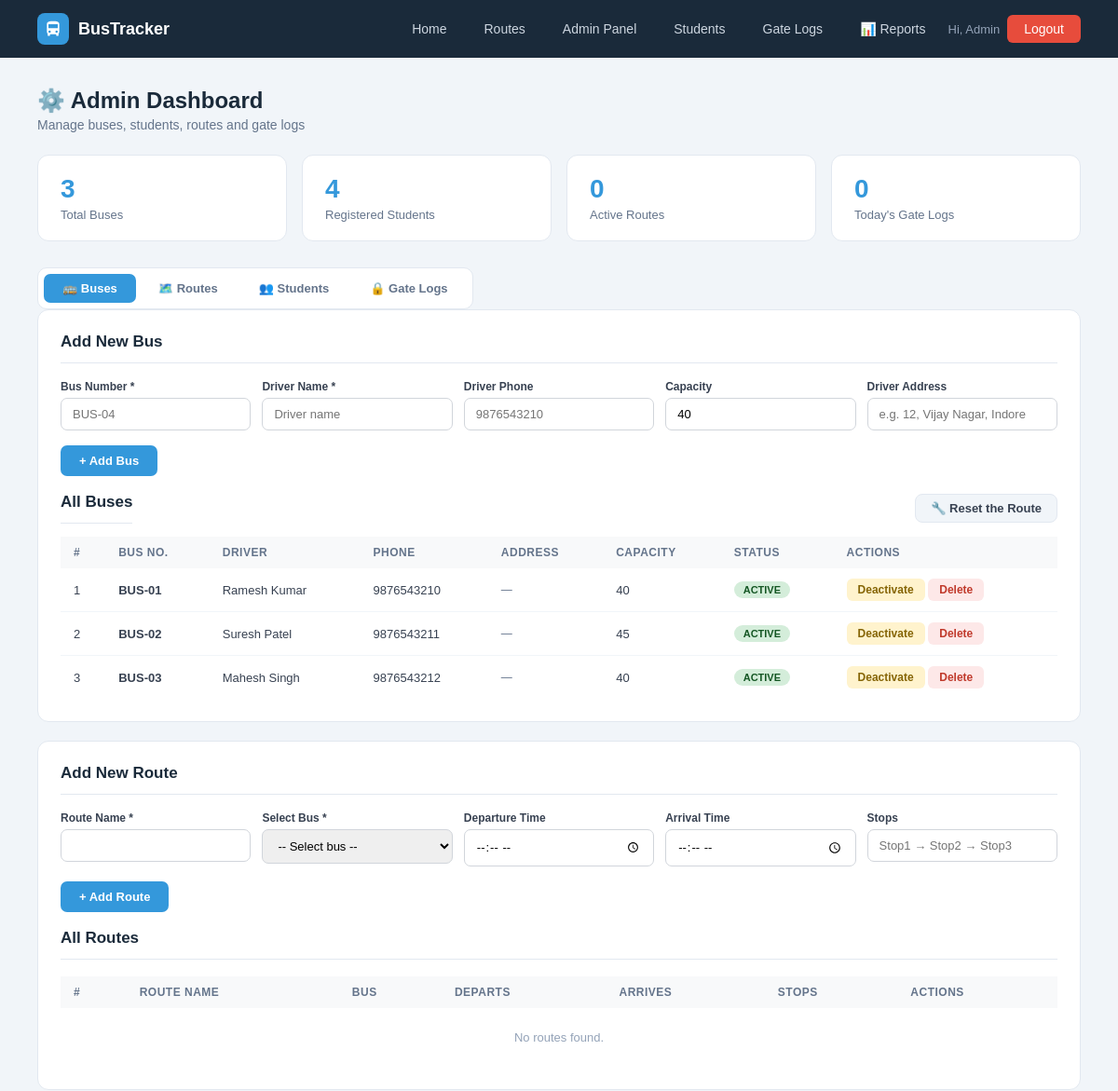
Page /admin (signed in, upper part) on the earlier database version.
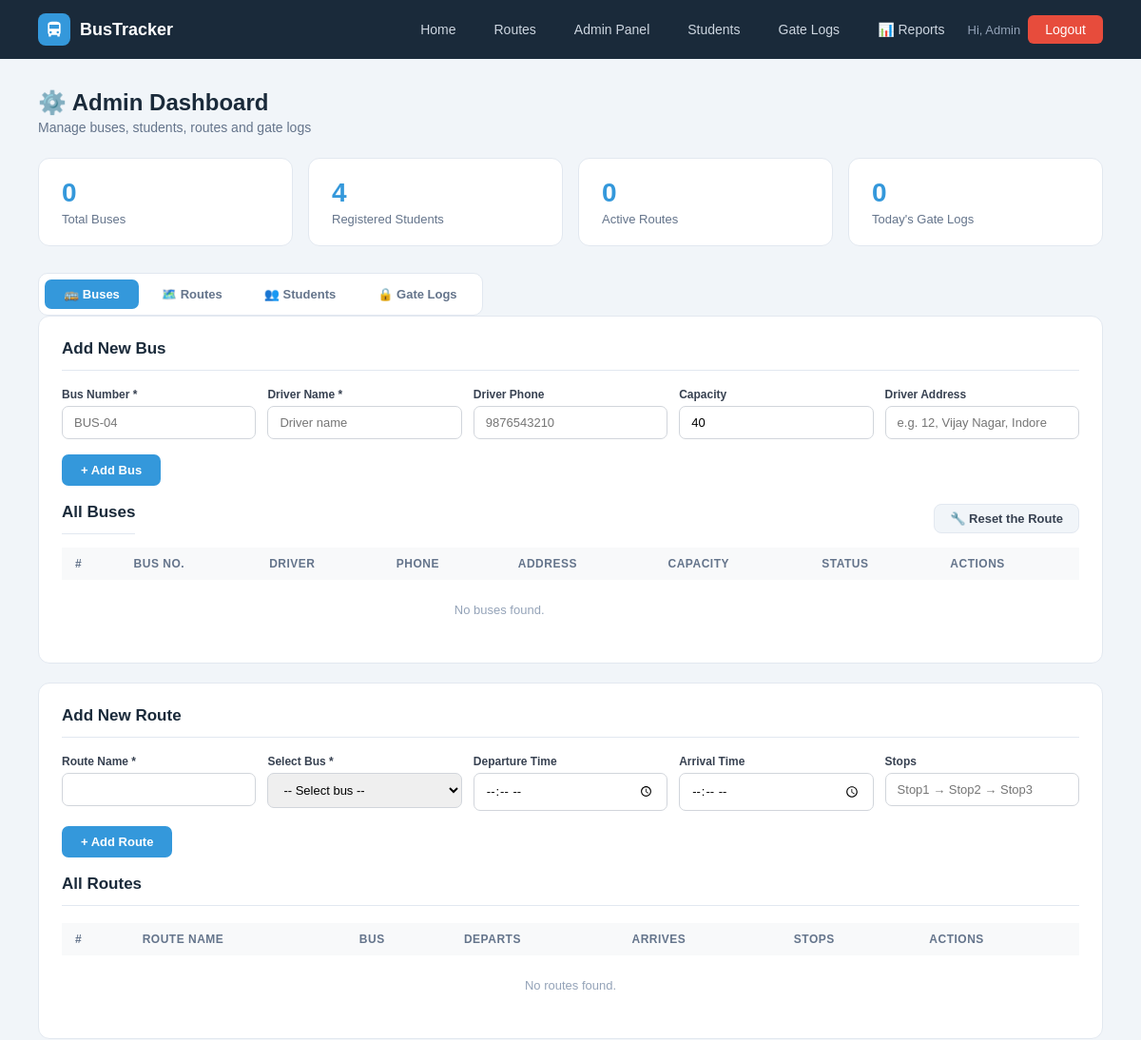
Same page on the later database version.
### tables this page shows
CREATE TABLE gate_logs (
        id INTEGER PRIMARY KEY AUTOINCREMENT,
        bus_id INTEGER, bus_number TEXT, entry_type TEXT,
        log_time TIMESTAMP DEFAULT CURRENT_TIMESTAMP,
        noted_by TEXT DEFAULT 'System',
        FOREIGN KEY(bus_id) REFERENCES buses(id));

CREATE TABLE buses (
        id INTEGER PRIMARY KEY AUTOINCREMENT,
        bus_number TEXT UNIQUE NOT NULL, driver_name TEXT NOT NULL,
        driver_phone TEXT, capacity INTEGER DEFAULT 40,
        status TEXT DEFAULT 'active',
        current_lat REAL DEFAULT 22.7196, current_lng REAL DEFAULT 75.8577, driver_address TEXT);

### app.py (the view)
@app.route('/admin')
@admin_required
def admin_dashboard():
    db = get_db()
    buses    = db.execute("SELECT * FROM buses").fetchall()
    students = db.execute('''SELECT u.*,r.route_name FROM users u
                             LEFT JOIN routes r ON u.route_id=r.id
                             WHERE u.role='student' ORDER BY u.created_at DESC''').fetchall()
    routes   = db.execute("SELECT r.*,b.bus_number FROM routes r LEFT JOIN buses b ON r.bus_id=b.id").fetchall()
    logs     = db.execute("SELECT * FROM gate_logs ORDER BY log_time DESC LIMIT 15").fetchall()
    stats = dict(
        total_buses=db.execute("SELECT COUNT(*) FROM buses").fetchone()[0],
        total_students=db.execute("SELECT COUNT(*) FROM users WHERE role='student'").fetchone()[0],
        total_routes=db.execute("SELECT COUNT(*) FROM routes").fetchone()[0],
        today_logs=db.execute("SELECT COUNT(*) FROM gate_logs WHERE DATE(log_time)=DATE('now')").fetchone()[0])
    db.close(); return render_template('admin.html', buses=buses, students=students, routes=routes, logs=logs, stats=stats)

### app.py (called while the page is built, shortened)
def get_db():
    conn = sqlite3.connect(DB)
    conn.row_factory = sqlite3.Row
    return conn

def admin_required(f):
    @wraps(f)
    def dec(*a, **kw):
        if 'admin' not in session:
            flash('Admin access required.', 'error')
            return redirect(url_for('admin_login'))
        return f(*a, **kw)
    return dec

@app.context_processor
def inject_notifications():
    return dict(notifications=[], unread_count=0)

### templates/admin.html (shortened to what this page needs)
{% extends "base.html" %}
{% block content %}
<div class="page">
    <div class="page-header">
        <div style="display:flex;gap:12px;align-items:flex-start;flex-wrap:wrap;justify-content:space-between;">
            <div>
                <h1>⚙️ Admin Dashboard</h1>
                <p>Manage buses, students, routes and gate logs</p>
            </div>
        </div>
    </div>
    <div class="stat-cards">
        <div class="stat-card"><div class="num">{{ stats.total_buses }}</div><div class="lbl">Total Buses</div></div>
        <div class="stat-card"><div class="num">{{ stats.total_students }}</div><div class="lbl">Registered Students</div></div>
        <div class="stat-card"><div class="num">{{ stats.total_routes }}</div><div class="lbl">Active Routes</div></div>
        <div class="stat-card"><div class="num">{{ stats.today_logs }}</div><div class="lbl">Today's Gate Logs</div></div>
    </div>
    <div class="tab-wrap">
        <div class="tab-labels">
            <label for="tab-buses">🚌 Buses</label>
            <label for="tab-routes">🗺️ Routes</label>
            <label for="tab-students">👥 Students</label>
            <label for="tab-logs">🔒 Gate Logs</label>
        </div>
        <div class="tab-contents">
            <div class="panel" id="content-buses">
                <h2>Add New Bus</h2>
                <form method="POST" action="{{ url_for('add_bus') }}">
                    <div class="form-row">
                        <div class="fg"><label>Bus Number *</label><input type="text" name="bus_number" placeholder="BUS-04" required></div>
                        <div class="fg"><label>Driver Name *</label><input type="text" name="driver_name" placeholder="Driver name" required></div>
                        <div class="fg"><label>Driver Phone</label><input type="tel" name="driver_phone" placeholder="9876543210" maxlength="10"></div>
                        <div class="fg"><label>Capacity</label><input type="number" name="capacity" value="40" min="10" max="60"></div>
                        <div class="fg" style="width:100%"><label>Driver Address</label><input type="text" name="driver_address" placeholder="e.g. 12, Vijay Nagar, Indore"></div>
                    </div>
                    <button type="submit" class="btn-add">+ Add Bus</button>
                </form>
                <br>
                <div style="display:flex;align-items:center;justify-content:space-between;margin-bottom:14px;">
                    <h2 style="margin:0;">All Buses</h2>
                    <a href="{{ url_for('fix_routes') }}"
                       onclick="return confirm('Are you sure you want to restore all routes to their original buses?')"
                       style="background:#f1f5f9;color:#374151;padding:7px 16px;border-radius:8px;font-size:13px;font-weight:600;text-decoration:none;border:1px solid #e2e8f0;">
                       🔧 Reset the Route
                    </a>
                </div>
                <table>
                    <thead><tr><th>#</th><th>Bus No.</th><th>Driver</th><th>Phone</th><th>Address</th><th>Capacity</th><th>Status</th><th>Actions</th></tr></thead>
                    <tbody>
                    {% for b in buses %}
                    <tr>
                        <td>{{ loop.index }}</td>
                        <td><b>{{ b.bus_number }}</b></td>
                        <td>{{ b.driver_name }}</td>
                        <td>{{ b.driver_phone or '—' }}</td>
                        <td style="font-size:12px;color:#64748b;max-width:160px;">{{ b.driver_address or '—' }}</td>
                        <td>{{ b.capacity }}</td>
                        <td><span class="badge {{ 'badge-green' if b.status=='active' else 'badge-red' }}">{{ b.status.upper() }}</span></td>
                        <td>
                            {% if b.status == 'active' %}
                            <a href="{{ url_for('bus_status', bid=b.id, status='inactive') }}" class="btn-sm btn-warning">Deactivate</a>
                            {% else %}
                            <a href="{{ url_for('bus_status', bid=b.id, status='active') }}" class="btn-sm btn-success">Activate</a>
                            {% endif %}
                            <a href="{{ url_for('delete_bus', bid=b.id) }}" class="btn-sm btn-danger">Delete</a>
                        </td>
                    </tr>
                    {% else %}
                    <tr><td colspan="7" style="text-align:center;color:#94a3b8;padding:24px">No buses found.</td></tr>
                    {% endfor %}
                    </tbody>
                </table>
            </div>
           <div class="panel" id="content-routes">
             <h2>Add New Route</h2>
             <form method="POST" action="{{ url_for('add_route') }}">
                <div class="form-row">
                    <div class="fg">
                        <label>Route Name *</label>
                        <input type="text" name="route_name" required>
                    </div>
                    <div class="fg">
                        <label>Select Bus *</label>
                        <select name="bus_id" required>
                            <option value="">-- Select bus --</option>
                        </select>
                    </div>
                    <div class="fg">
                        <label>Departure Time</label>
                        <input type="time" name="departure_time">
                    </div>
                    <div class="fg">
                        <label>Arrival Time</label>
                        <input type="time" name="arrival_time">
                    </div>
                    <div class="fg" style="width:100%">
                        <label>Stops</label>
                        <input type="text" name="stops" placeholder="Stop1 → Stop2 → Stop3">
                    </div>
                </div>
                <button type="submit" class="btn-add">+ Add Route</button>
            </form>
            <br>
             <h2>All Routes</h2>
             <table>
                <thead>
                    <tr>
                        <th>#</th>
                        <th>Route Name</th>
                        <th>Bus</th>
                        <th>Departs</th>
                        <th>Arrives</th>
                        <th>Stops</th>
                        <th>Actions</th>
                    </tr>
                </thead>
                <tbody>
                    {% for r in routes %}
                    <tr>
                        <td>{{ loop.index }}</td>
                        <td><b>{{ r.route_name }}</b></td>
                        <td><span class="badge badge-blue">{{ r.bus_number or 'N/A' }}</span></td>
                        <td>
                            {% if r.departure_time %}
                                {{ (r.departure_time[:2]|int % 12 or 12) }}:{{ r.departure_time[3:] }}
                                {{ 'AM' if r.departure_time[:2]|int < 12 else 'PM' }}
                            {% else %}
                                 —
                            {% endif %}
                        </td>
                        <td>
                            {% if r.arrival_time %}
                                {{ (r.arrival_time[:2]|int % 12 or 12) }}:{{ r.arrival_time[3:] }}
                                {{ 'AM' if r.arrival_time[:2]|int < 12 else 'PM' }}
                            {% else %}
                               —
                            {% endif %}
                        </td>
                        <td style="max-width:240px;font-size:12px;color:#64748b">
                        {% if r.stops %}
                        {% set stop_list = r.stops.replace(',','→').split('→') %}
                        {{ stop_list[0].strip() }}
                        {% if stop_list|length > 1 %} → {{ stop_list[1].strip() }}{% endif %}
                        {% if stop_list|length > 2 %} → {{ stop_list[2].strip() }}{% endif %}
                        {% if stop_list|length > 3 %}
                            ...
                            <a href="#" onclick="alert(`{{ r.stops }}`)">[View]</a>
                        {% endif %}
                {% else %}
                    —
                {% endif %}
            </td>
            <td>
                <a href="{{ url_for('delete_route', rid=r.id) }}"
                   onclick="return confirm('Are you sure you want to delete this route?')"
                   class="btn-sm btn-danger">
                   Delete
                </a>
            </td>
        </tr>
        {% else %}
        <tr>
            <td colspan="7" style="text-align:center;color:#94a3b8;padding:24px">
                No routes found.
            </td>
        </tr>
        {% endfor %}
        </tbody>
    </table>
</div>
        </div>
    </div>
</div>
{% endblock %}

### templates/base.html (shortened to what this page needs)
<!DOCTYPE html>
<html lang="en">
<head>
    <link rel="stylesheet" href="{{ url_for('static', filename='css/style.css') }}">
</head>
<body>
<nav>
    <div class="nav-logo">
        <div class="nav-logo-icon">
            <svg viewBox="0 0 24 24"><path d="M4 16c0 .88.39 1.67 1 2.22V20a1 1 0 001 1h1a1 1 0 001-1v-1h8v1a1 1 0 001 1h1a1 1 0 001-1v-1.78c.61-.55 1-1.34 1-2.22V6c0-3.5-3.58-4-8-4S4 2.5 4 6v10zm3.5 1a1.5 1.5 0 110-3 1.5 1.5 0 010 3zm9 0a1.5 1.5 0 110-3 1.5 1.5 0 010 3zM6 6h12v5H6V6z"/></svg>
        </div>
        <span>BusTracker</span>
    </div>
    <div class="nav-links">
        <a href="{{ url_for('home') }}">Home</a>
        <a href="{{ url_for('routes_page') }}">Routes</a>
        {% if 'admin' in session or 'student' in session %}
            {% if 'admin' in session %}
                <a href="{{ url_for('admin_dashboard') }}">Admin Panel</a>
                <a href="{{ url_for('students_list') }}">Students</a>
                <a href="{{ url_for('gate_logs_page') }}">Gate Logs</a>
                <a href="{{ url_for('admin_reports') }}">📊 Reports</a>
            {% endif %}
            <span style="color:#94a3b8;font-size:13px">
                Hi,
                {% if 'admin' in session %}
                {{ session['admin']['name'] }}
                {% else %}
                {{ session['student']['name'] }}
                {% endif %}
            </span>
            {% if 'admin' in session %}
            <a href="/logout/admin" class="btn-danger">Logout</a>
            {% else %}
            <a href="/logout/student" class="btn-danger">Logout</a>
            {% endif %}
        {% endif %}
    </div>
</nav>
{% block content %}{% endblock %}
</body>
</html>

### static/css/style.css (style rules this page uses)
* { margin: 0; padding: 0; box-sizing: border-box; font-family: Arial, sans-serif; }
a { text-decoration: none; }
nav { display: flex; justify-content: space-between; align-items: center; padding: 14px 40px; background: #1a2a3a; position: sticky; top: 0; z-index: 100; }
.nav-logo { display: flex; align-items: center; gap: 10px; }
.nav-logo-icon { width: 34px; height: 34px; background: #3498db; border-radius: 8px; display: flex; align-items: center; justify-content: center; }
.nav-logo-icon svg { width: 20px; height: 20px; fill: white; }
.nav-logo span { color: white; font-size: 18px; font-weight: bold; }
.nav-links { display: flex; gap: 8px; align-items: center; }
.nav-links a { color: #cdd6e0; font-size: 14px; padding: 7px 16px; border-radius: 6px; transition: background .2s; }
.nav-links .btn-danger { background: #e74c3c; color: white; padding: 7px 18px; border-radius: 6px; }
.page { padding: 32px 40px; background: #f1f5f9; min-height: 80vh; }
.page-header { margin-bottom: 24px; }
.page-header h1 { font-size: 24px; color: #1a2a3a; font-weight: bold; }
.page-header p { font-size: 14px; color: #64748b; margin-top: 4px; }
.panel { background: white; border-radius: 12px; border: 1px solid #e2e8f0; padding: 24px; margin-bottom: 20px; }
.panel h2 { font-size: 17px; font-weight: bold; color: #1a2a3a; margin-bottom: 18px; padding-bottom: 12px; border-bottom: 1px solid #e2e8f0; }
table { width: 100%; border-collapse: collapse; font-size: 13px; }
th { background: #f8f9fa; padding: 10px 14px; text-align: left; font-size: 12px; color: #64748b; text-transform: uppercase; letter-spacing: .5px; font-weight: 600; }
td { padding: 11px 14px; border-bottom: 1px solid #f1f5f9; color: #374151; }
tr:last-child td { border-bottom: none; }
.form-row { display: grid; grid-template-columns: repeat(auto-fit, minmax(160px, 1fr)); gap: 12px; margin-bottom: 16px; }
.fg label { display: block; font-size: 12px; font-weight: bold; color: #374151; margin-bottom: 5px; }
.fg input, .fg select { width: 100%; padding: 9px 12px; border: 1px solid #d1d5db; border-radius: 7px; font-size: 13px; outline: none; }
.btn-add { background: #3498db; color: white; padding: 9px 20px; border: none; border-radius: 7px; font-size: 13px; font-weight: bold; cursor: pointer; }
.stat-cards { display: grid; grid-template-columns: repeat(4, 1fr); gap: 16px; margin-bottom: 28px; }
.stat-card { background: white; border-radius: 12px; padding: 20px 24px; border: 1px solid #e2e8f0; }
.stat-card .num { font-size: 28px; font-weight: bold; color: #3498db; }
.stat-card .lbl { font-size: 13px; color: #64748b; margin-top: 4px; }
.tab-wrap { margin-bottom: 20px; }
.tab-labels { display: flex; gap: 4px; background: white; padding: 6px; border-radius: 10px; border: 1px solid #e2e8f0; width: fit-content; margin-bottom: 0; }
.tab-labels label { padding: 8px 20px; border-radius: 7px; font-size: 13px; font-weight: bold; cursor: pointer; color: #64748b; }
#tab-buses:checked ~ .tab-labels label[for="tab-buses"], #tab-routes:checked ~ .tab-labels label[for="tab-routes"], #tab-students:checked ~ .tab-labels label[for="tab-students"], #tab-logs:checked ~ .tab-labels label[for="tab-logs"] { background: #3498db; color: white; }
#tab-buses:checked ~ .tab-contents #content-buses, #tab-routes:checked ~ .tab-contents #content-routes, #tab-students:checked ~ .tab-contents #content-students, #tab-logs:checked ~ .tab-contents #content-logs { display: block; }

Differences in the rows shown:
removed buses: bus_number "BUS-01", driver_name "Ramesh Kumar", driver_phone "9876543210", driver_address "—", capacity "40", status "ACTIVE"
removed buses: bus_number "BUS-02", driver_name "Suresh Patel", driver_phone "9876543211", driver_address "—", capacity "45", status "ACTIVE"
removed buses: bus_number "BUS-03", driver_name "Mahesh Singh", driver_phone "9876543212", driver_address "—", capacity "40", status "ACTIVE"
Other differences:
{{ stats.total_buses }}: "3" → "0"
text now shown: "No buses found."
